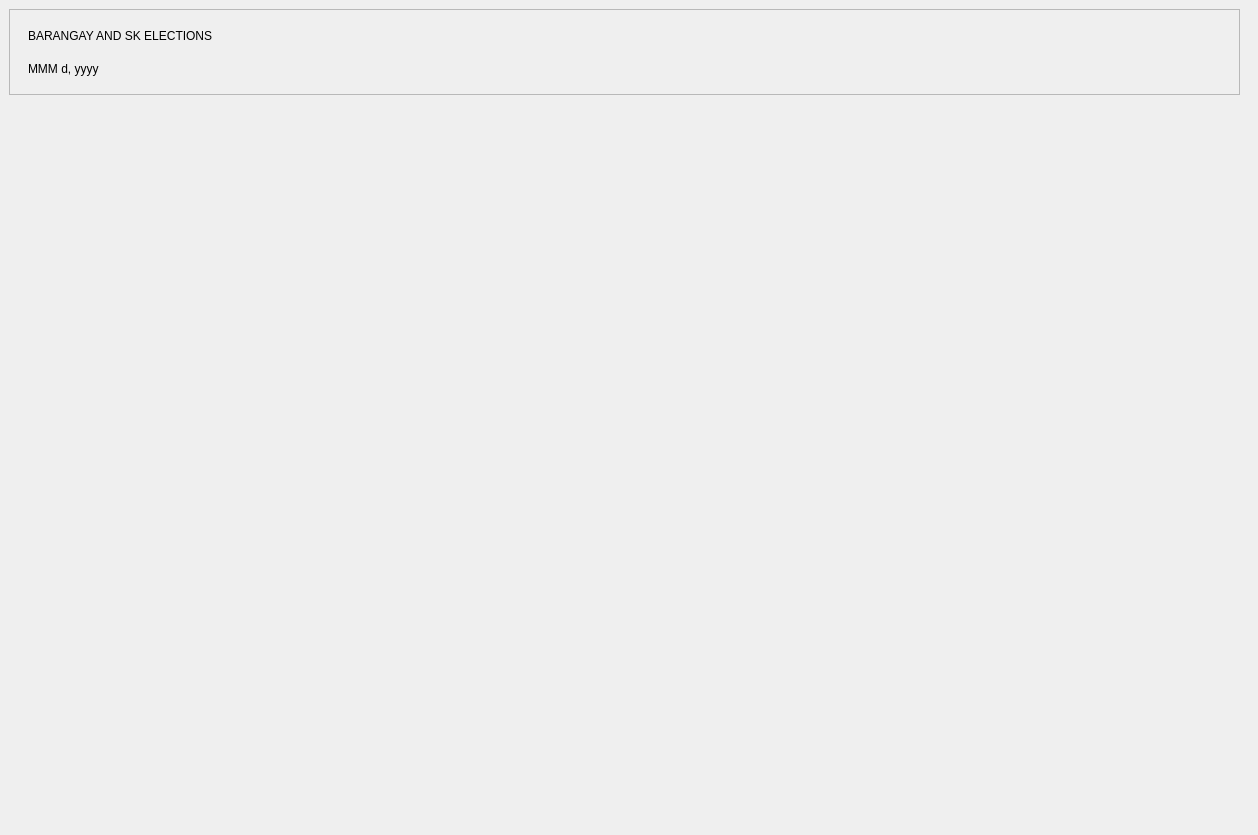
<?xml version="1.0" encoding="UTF-8"?>
<ui version="4.0">
 <class>vvm</class>
 <widget class="QMainWindow" name="vvm">
  <property name="geometry">
   <rect>
    <x>0</x>
    <y>0</y>
    <width>1258</width>
    <height>835</height>
   </rect>
  </property>
  <property name="windowTitle">
   <string>PolliTech</string>
  </property>
  <property name="windowIcon">
   <iconset resource="../VVM.qrc">
    <normaloff>:/backgrounds/Smol logo no bg.png</normaloff>:/backgrounds/Smol logo no bg.png</iconset>
  </property>
  <widget class="QWidget" name="centralwidget">
   <widget class="QFrame" name="frame">
    <property name="geometry">
     <rect>
      <x>9</x>
      <y>9</y>
      <width>1231</width>
      <height>86</height>
     </rect>
    </property>
    <property name="styleSheet">
     <string notr="true">QFrame {
padding: 3px;
}</string>
    </property>
    <property name="frameShape">
     <enum>QFrame::Shape::StyledPanel</enum>
    </property>
    <property name="frameShadow">
     <enum>QFrame::Shadow::Raised</enum>
    </property>
    <layout class="QHBoxLayout" name="horizontalLayout">
     <item>
      <layout class="QVBoxLayout" name="verticalLayout_2">
       <item>
        <widget class="QLabel" name="label">
         <property name="styleSheet">
          <string notr="true">QLabel {
	font: 600 11pt &quot;Segoe UI&quot;;
	color: black;
}</string>
         </property>
         <property name="text">
          <string>BARANGAY AND SK ELECTIONS</string>
         </property>
         <property name="alignment">
          <set>Qt::AlignmentFlag::AlignLeading|Qt::AlignmentFlag::AlignLeft|Qt::AlignmentFlag::AlignVCenter</set>
         </property>
        </widget>
       </item>
       <item>
        <widget class="QLabel" name="label_date">
         <property name="styleSheet">
          <string notr="true">QLabel {
	font: 600 11pt &quot;Segoe UI&quot;;
	color: black;
}</string>
         </property>
         <property name="text">
          <string>MMM d, yyyy</string>
         </property>
         <property name="alignment">
          <set>Qt::AlignmentFlag::AlignLeading|Qt::AlignmentFlag::AlignLeft|Qt::AlignmentFlag::AlignVCenter</set>
         </property>
        </widget>
       </item>
      </layout>
     </item>
     <item>
      <widget class="QLabel" name="label_2">
       <property name="minimumSize">
        <size>
         <width>61</width>
         <height>51</height>
        </size>
       </property>
       <property name="maximumSize">
        <size>
         <width>61</width>
         <height>51</height>
        </size>
       </property>
       <property name="text">
        <string/>
       </property>
       <property name="pixmap">
        <pixmap resource="../VVM.qrc">:/backgrounds/256x256 no bg.png</pixmap>
       </property>
       <property name="scaledContents">
        <bool>true</bool>
       </property>
       <property name="alignment">
        <set>Qt::AlignmentFlag::AlignCenter</set>
       </property>
      </widget>
     </item>
    </layout>
   </widget>
  </widget>
 </widget>
 <resources>
  <include location="../VVM.qrc"/>
 </resources>
 <connections/>
</ui>
